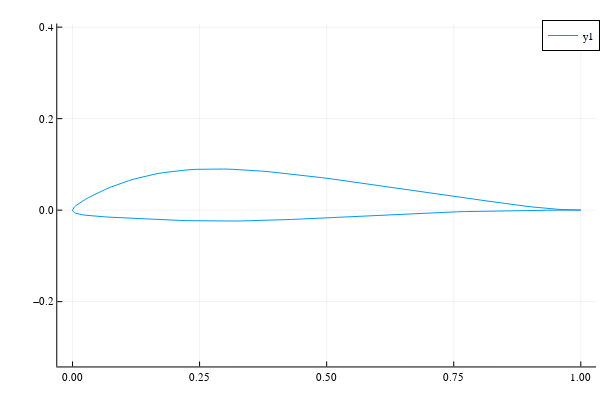

This figure's notebook cell:
### Code cell
alpha_u = [0.1, 0.3, 0.2, 0.15, 0.2]
alpha_l = [-0.1, -0.1, -0.1, -0.001, -0.02]
alphas = [alpha_u alpha_l]
dzs = (1e-4, 1e-4)
cst_foil = kulfan_CST(alphas, dzs, 0.2, 80);
plot(cst_foil[:,1], cst_foil[:,2], aspect_ratio=:equal)

### Figure 1 — Plotly figure (JSON) as saved in the notebook; plotly's stock layout.template omitted (floating-point values rounded to 4 significant figures; data arrays with more than 128 entries replaced by an {"elided": "..."} marker saying what was removed)
{"data": [{"colorbar": {"title": ""}, "legendgroup": "y1", "line": {"color": "rgba(0, 154, 250, 1.000)", "dash": "solid", "shape": "linear", "width": 1}, "mode": "lines", "name": "y1", "showlegend": true, "type": "scatter", "x": {"elided": "160 float values"}, "xaxis": "x", "y": {"elided": "160 float values"}, "yaxis": "y", "zmax": null, "zmin": null}], "layout": {"annotations": [], "height": 400, "legend": {"bgcolor": "rgba(255, 255, 255, 1.000)", "bordercolor": "rgba(0, 0, 0, 1.000)", "borderwidth": 1, "font": {"color": "rgba(0, 0, 0, 1.000)", "family": "sans-serif", "size": 11}, "tracegroupgap": 0, "traceorder": "normal", "x": 1, "xanchor": "auto", "y": 1, "yanchor": "auto"}, "margin": {"b": 20, "l": 0, "r": 0, "t": 20}, "paper_bgcolor": "rgba(255, 255, 255, 1.000)", "plot_bgcolor": "rgba(255, 255, 255, 1.000)", "showlegend": true, "width": 600, "xaxis": {"anchor": "y", "domain": [0.09545, 0.9934], "gridcolor": "rgba(0, 0, 0, 0.100)", "gridwidth": 0.5, "linecolor": "rgba(0, 0, 0, 1.000)", "mirror": false, "range": [-0.03, 1.03], "showgrid": true, "showline": true, "showticklabels": true, "tickangle": 0, "tickcolor": "rgb(0, 0, 0)", "tickfont": {"color": "rgba(0, 0, 0, 1.000)", "family": "sans-serif", "size": 11}, "tickmode": "array", "ticks": "inside", "ticktext": ["0.00", "0.25", "0.50", "0.75", "1.00"], "tickvals": [0, 0.25, 0.5, 0.75, 1], "title": "", "titlefont": {"color": "rgba(0, 0, 0, 1.000)", "family": "sans-serif", "size": 15}, "type": "-", "visible": true, "zeroline": false, "zerolinecolor": "rgba(0, 0, 0, 1.000)"}, "yaxis": {"anchor": "x", "domain": [0.03762, 0.9902], "gridcolor": "rgba(0, 0, 0, 0.100)", "gridwidth": 0.5, "linecolor": "rgba(0, 0, 0, 1.000)", "mirror": false, "range": [-0.3417, 0.4079], "showgrid": true, "showline": true, "showticklabels": true, "tickangle": 0, "tickcolor": "rgb(0, 0, 0)", "tickfont": {"color": "rgba(0, 0, 0, 1.000)", "family": "sans-serif", "size": 11}, "tickmode": "array", "ticks": "inside", "ticktext": ["−0.2", "0.0", "0.2", "0.4"], "tickvals": [-0.2, 0, 0.2, 0.4], "title": "", "titlefont": {"color": "rgba(0, 0, 0, 1.000)", "family": "sans-serif", "size": 15}, "type": "-", "visible": true, "zeroline": false, "zerolinecolor": "rgba(0, 0, 0, 1.000)"}}}
